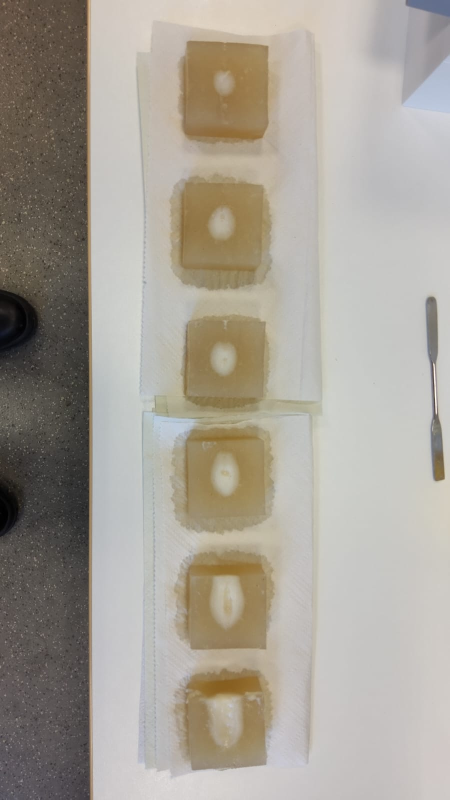
#> input picture experiment/IMG-20251205-WA0005.jpg, 899 x 1599 px (shown at 1/2 size)
$ python -i preprocess_dataset.py   (imports and definitions only)
#> lines starting #> are read from the running program, lines starting #| are printed output that depends on the picture; after the words box and inside, x2 and y2 are one past the last pixel; in counts of white or black regions, pixels touching at a corner belong together
#> further down, picture is the input picture: shape (1599, 899, 3); mean B, G, R 150.7, 160.6, 166.6
import argparse
import glob
import itertools
import json
import os

import cv2
import numpy as np
from tqdm import tqdm


def ensure_dir(directory):
    if not os.path.exists(directory):
        os.makedirs(directory)


# [24 lines left out: function get_crop_bounds, not called in this run]


def calculate_rectangularity_score(points):
    """Axis-aligned rectangularity score (same as previous Robust logic)."""
    if len(points) != 4:
        return 0.0

    pts = sorted(points, key=lambda p: p[1])
    top = sorted(pts[:2], key=lambda p: p[0])
    bot = sorted(pts[2:], key=lambda p: p[0])

    tl, tr = top[0], top[1]
    bl, br = bot[0], bot[1]

    width_top = np.linalg.norm(np.array(tl) - np.array(tr))
    width_bot = np.linalg.norm(np.array(bl) - np.array(br))
    height_left = np.linalg.norm(np.array(tl) - np.array(bl))
    height_right = np.linalg.norm(np.array(tr) - np.array(br))

    diag1 = np.linalg.norm(np.array(tl) - np.array(br))
    diag2 = np.linalg.norm(np.array(tr) - np.array(bl))

    avg_dim = (width_top + width_bot + height_left + height_right) / 4
    if avg_dim == 0:
        return 0

    diff_width = abs(width_top - width_bot) / avg_dim
    diff_height = abs(height_left - height_right) / avg_dim
    diff_diag = abs(diag1 - diag2) / avg_dim

    # Alignment penalty
    w_top_safe = width_top if width_top > 10 else 10
    w_bot_safe = width_bot if width_bot > 10 else 10
    h_left_safe = height_left if height_left > 10 else 10
    h_right_safe = height_right if height_right > 10 else 10

    dev_horiz_top = abs(tl[1] - tr[1]) / w_top_safe
    dev_horiz_bot = abs(bl[1] - br[1]) / w_bot_safe
    dev_vert_left = abs(tl[0] - bl[0]) / h_left_safe
    dev_vert_right = abs(tr[0] - br[0]) / h_right_safe

    alignment_penalty = dev_horiz_top + dev_horiz_bot + dev_vert_left + dev_vert_right

    score = 1.0 / (1.0 + diff_width + diff_height + diff_diag + 2.0 * alignment_penalty)
    return score


def detect_sensors_in_frame(frame, threshold_val=200):
    """
    Detects sensors in a single CROPPED frame.
    Returns: Dict of M1-M4 coordinates (relative to frame), or None if detection fails.
    """
#> called with threshold_val = 200
    gray = cv2.cvtColor(frame, cv2.COLOR_BGR2GRAY)
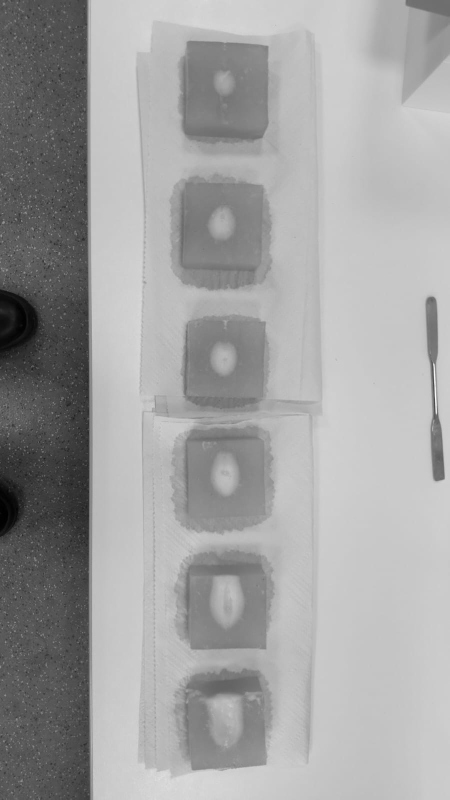
#> gray: shape (1599, 899) (shown at 1/2 size); min 0, max 252, mean 161.3

    # CLAHE
    clahe = cv2.createCLAHE(clipLimit=2.0, tileGridSize=(8, 8))
    enhanced = clahe.apply(gray)
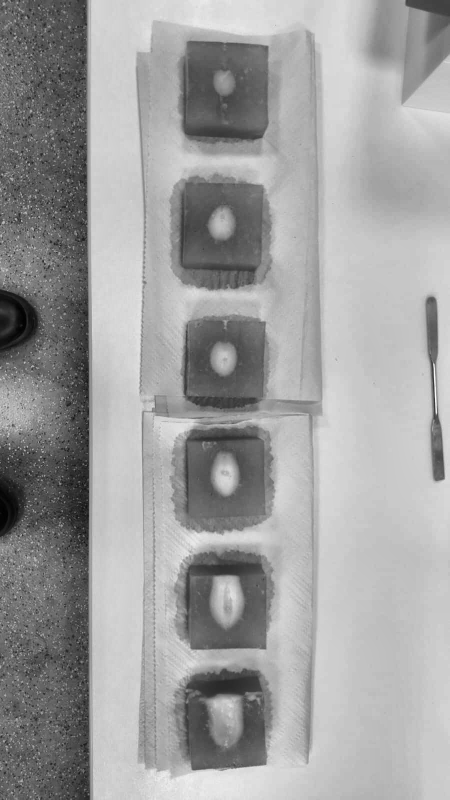
#> enhanced: shape (1599, 899) (shown at 1/2 size); min 0, max 253, mean 158.6

    # Blurring
    blurred = cv2.GaussianBlur(enhanced, (5, 5), 0)

    # Thresholding
    _, thresh = cv2.threshold(blurred, threshold_val, 255, cv2.THRESH_BINARY)
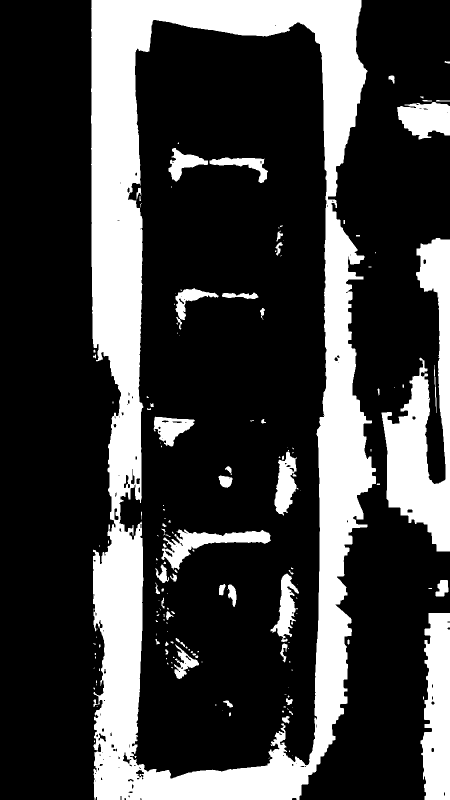
#> thresh: shape (1599, 899) (shown at 1/2 size); 24.8% white; 172 white regions (107 under 20 px)
    contours, _ = cv2.findContours(thresh, cv2.RETR_EXTERNAL, cv2.CHAIN_APPROX_SIMPLE)
#> contours = 42 contours, 30 with area under 20; largest, box (x1, y1, x2, y2) and area: (182, 0, 752, 1599) 799910, (763, 476, 899, 1103) 37006, (841, 1226, 899, 1599) 17231, (794, 204, 899, 279) 5574, (871, 1160, 897, 1193) 565

    candidates = []
    min_area = 20
    max_area = 5000

    for cnt in contours:
        area = cv2.contourArea(cnt)
        if min_area < area < max_area:
            (x, y), radius = cv2.minEnclosingCircle(cnt)
            if radius > 60:
                continue

            bx, by, bw, bh = cv2.boundingRect(cnt)
            candidates.append(
                {
                    "center": (int(x), int(y)),
                    "radius": int(radius),
                    "bbox": [bx, by, bw, bh],
                    "area": area,
                }
            )
#> this loop made 42 passes
#> (area, x, y, radius, bx, by, bw, bh) on passes 13, 19, 25, 28, 37, 38, 40, 41: (25, 696.5, 1283.5, 4.53, 695, 1279, 4, 10), (565, 883, 1176, 19.42, 871, 1160, 26, 33), (24.5, 756.5, 783.5, 6.52, 755, 777, 4, 14), (67, 870, 777.5, 47.54, 868, 730, 5, 96), (32, 885, 201.5, 13.01, 872, 200, 27, 3), (26, 854, 201, 9.06, 845, 200, 19, 3), (97, 783, 159, 8.6, 777, 151, 12, 16), (22, 893.5, 124.5, 4.74, 889, 122, 10, 5)
#> area on passes 16, 33, 36, 42: 17231, 37006.5, 5574, 799910.5
#> after the loop, candidates = 8 items

    # Pattern Selection
    if len(candidates) >= 4:
        # Combinatorial Optimization
        top_candidates = sorted(candidates, key=lambda x: x["area"], reverse=True)[:12]
#> top_candidates = 8 items
        best_score = -1
        best_tuple = None

        for cand_tuple in itertools.combinations(top_candidates, 4):
            points = [c["center"] for c in cand_tuple]
            score = calculate_rectangularity_score(points)
            if score > best_score:
                best_score = score
                best_tuple = cand_tuple
#> this loop made 70 passes
#> (points, pts in calculate_rectangularity_score, width_top in calculate_rectangularity_score, width_bot in calculate_rectangularity_score, height_left in calculate_rectangularity_score, height_right in calculate_rectangularity_score, diag1 in calculate_rectangularity_score, diag2 in calculate_rectangularity_score) on passes 5, 14: ([(883, 1176), (783, 159), (870, 777), (893, 124)], [(893, 124), (783, 159), (870, 777), (883, 1176)], 115.4, 399.2, 624.1, 1052, 1021.9, 653.4), ([(883, 1176), (783, 159), (696, 1283), (893, 124)], [(893, 124), (783, 159), (883, 1176), (696, 1283)], 115.4, 215.4, 1127.4, 1052, 1021.9, 1175.6)
#> (points, width_top in calculate_rectangularity_score, width_bot in calculate_rectangularity_score, height_left in calculate_rectangularity_score, height_right in calculate_rectangularity_score, diag1 in calculate_rectangularity_score, diag2 in calculate_rectangularity_score, avg_dim in calculate_rectangularity_score) on pass 1: ([(883, 1176), (783, 159), (870, 777), (885, 201)], 110.3, 399.2, 624.1, 975, 1021.9, 576.2, 527.2)

        if best_tuple and best_score > 0.1:  # Score threshold
            points = [c for c in best_tuple]
            # Grid assignment
            points.sort(key=lambda x: x["center"][1])
            top_row = sorted(points[:2], key=lambda x: x["center"][0])
            bot_row = sorted(points[2:], key=lambda x: x["center"][0])

            return {
                "M1": top_row[0],
                "M2": top_row[1],
                "M3": bot_row[0],
                "M4": bot_row[1],
            }

    return None


# [139 lines left out: functions process_video_pipeline, main, not called in this run]


# [2 lines not run here, left out]

>>> import cv2
>>> picture = cv2.imread('../experiment/IMG-20251205-WA0005.jpg')
>>> result = detect_sensors_in_frame(picture)
